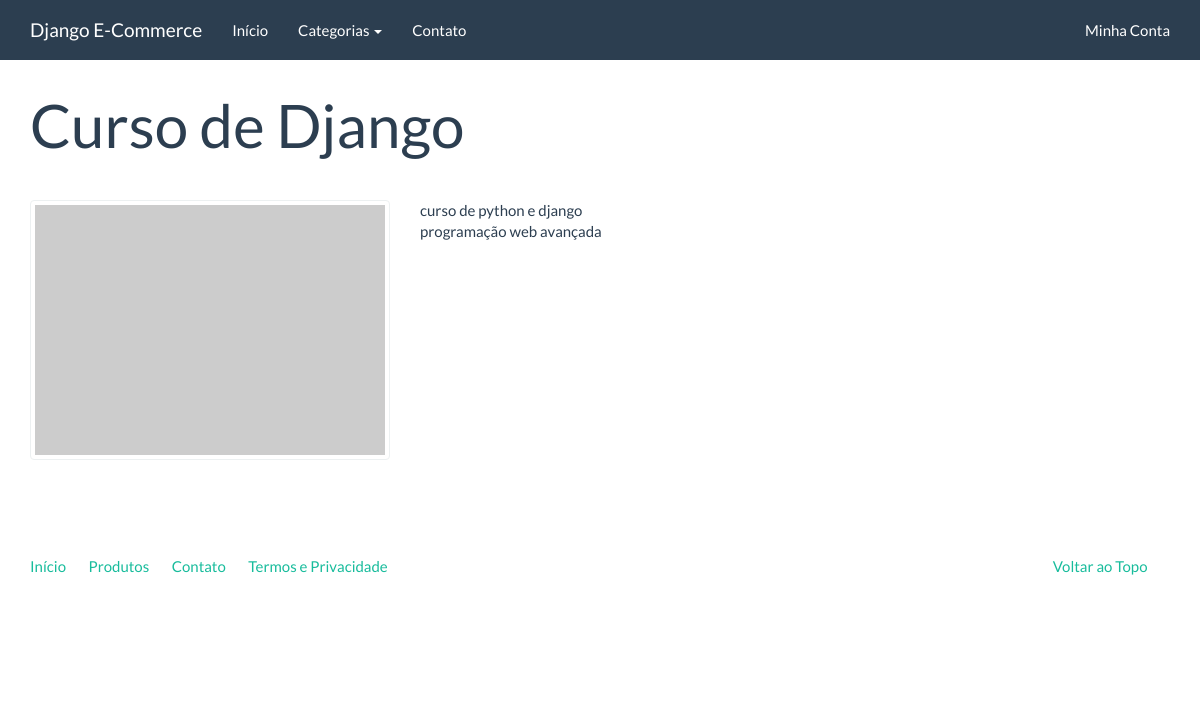
Page /catalogo/produtos/curso-de-django/ on the committed database.
### catalog/models.py (models this page shows, shortened)
class Product(models.Model):
    name = models.CharField('Nome', max_length=100)
    slug = models.SlugField('Identificador',max_length=100)
    category = models.ForeignKey('catalog.Category', verbose_name='Categoria')
    description = models.TextField('Descrição', blank=True)
    price = models.DecimalField('Preço', decimal_places=2, max_digits=8)
    created = models.DateTimeField('Criado em', auto_now_add=True)
    modified =  models.DateTimeField('Modificado em', auto_now=True)
    class Meta:
        verbose_name = 'Produto'
        verbose_name_plural = 'Produtos'
        ordering = ['name']
    def __str__(self):
        return self.name

### catalog/views.py (the view)
# urls.py: url(r'^produtos/(?P<slug>[\w_-]+)/$', views.product, name='product'),
def product(request, slug):
    product = Product.objects.get(slug=slug)
    context = {
        'product':product
    }
    return render(request, 'catalog/product.html',context)

### catalog/context_processors.py (called while the page is built)
def categories(request):
    return{
        'categories': Category.objects.all()
    }

### catalog/models.py (called while the page is built)
    def __str__(self):
        return self.name

    def get_absolut_url(self):
        return reverse('catalog:category', kwargs={'slug':self.slug})

### catalog/templates/catalog/product.html (shortened to what this page needs)
{% extends "base.html" %}
{% block container %}
<div class="page-header">
  <h1>{{product}}</h1>
</div>
<div class="row">
  <div class="col-sm-4">
    <a href="#" class="thumbnail">
      <img src="http://placehold.it/350x250" alt="" />
    </a>
  </div>
  <div class="col-sm-8">
    {{product.description|linebreaks}}
  </div>
</div>
{% endblock %}

### rows in the picture
Product: name "Curso de Django", description "curso de python e django programação web avançada"
